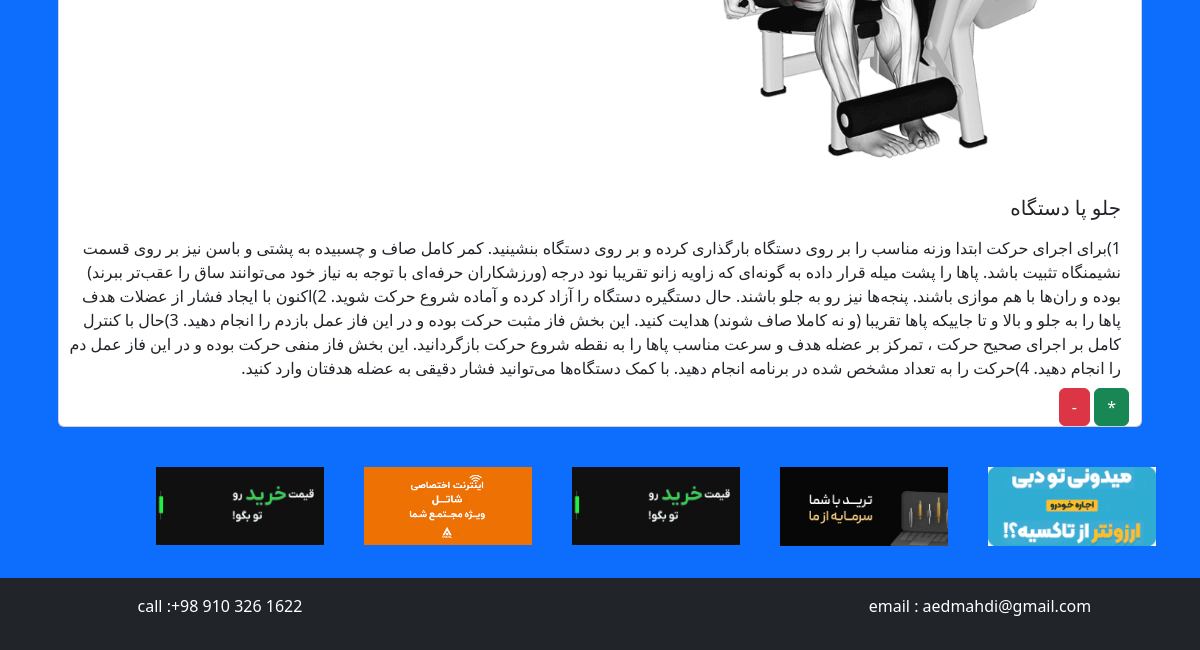
The app's page /admin.php (lower part), older data.
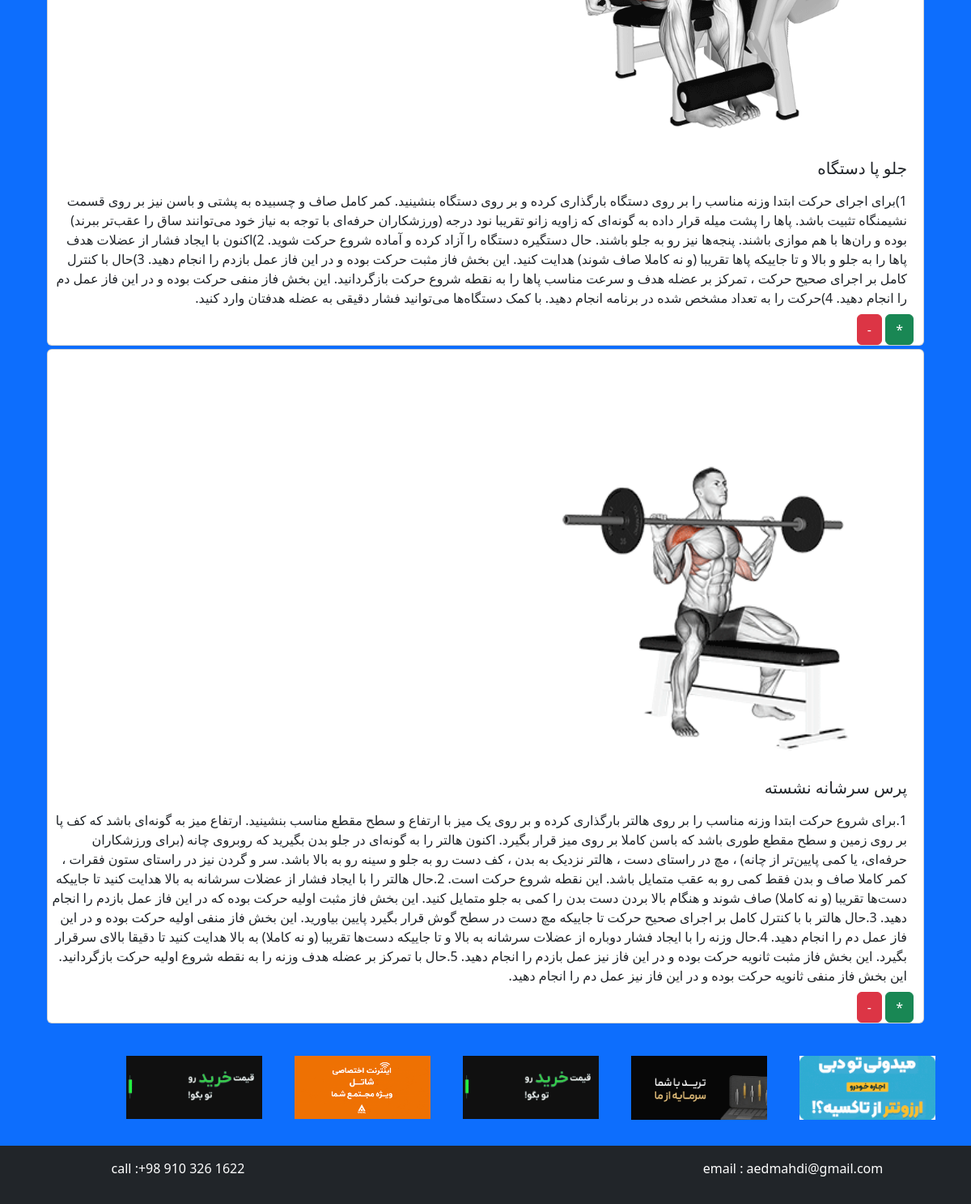
The same page, newer data.
### tables this page shows
CREATE TABLE `new` (
  `id` int(11) NOT NULL,
  `title` varchar(40) NOT NULL,
  `text` text NOT NULL,
  `imageurl` text NOT NULL,
  `created at` timestamp NOT NULL DEFAULT current_timestamp() ON UPDATE current_timestamp()
);

### admin.php (the view, shortened to what this page needs)
<?php
include("header.php");
?>
<?php
$link=mysqli_connect("localhost","root","","gym");
$result=mysqli_query($link,"SELECT * FROM `new`");
$row=mysqli_fetch_array($result);
while($row){
?>
<div class="row card m-1">
    <img class="col-12 col-md-6 card-image mt-1" src="<?php echo($row["imageurl"]); ?>" >
    <span class="col-12 m-2 h5"><?php echo($row["title"]);?></span>
    <span class="col-12 m-2"><?php echo($row["text"]); ?></span>
    <div class="col">
        <a class="btn btn-success" href="new_edit.php?id=<?php echo($row["id"]); ?>">*</a>
        <a class="btn btn-danger" href="new_delete.php?id=<?php echo($row["id"]); ?>">-</a>
    </div>
</div>
<?php
$row=mysqli_fetch_array($result);
}
?>

### header.php (shortened to what this page needs)
<!DOCTYPE html>
<html lang="fa" dir="rtl">
<head>
    <link href="https://cdn.jsdelivr.net/npm/bootstrap@5.3.3/dist/css/bootstrap.min.css" rel="stylesheet">
</head>
<body class="bg-primary">
    <div id="asl">
 <main id="div2" class="container  justify-content-evenly col-12 ">
    <div class="container">

Row changes from the older to the newer data that the page shows:
added new: imageurl (picture), title "پرس سرشانه نشسته", text "1.برای شروع حرکت ابتدا وزنه مناسب را بر روی هالتر بارگذاری کرده و بر روی یک میز با ارتفاع و سطح مقطع مناسب بنشینید. ارتفاع میز به گونه‌ای باشد که کف پا بر روی زمین و سطح مقطع طوری باشد که باسن کاملا بر روی میز قرار بگیرد. اکنون هالتر را به گونه‌ای در جلو بدن بگیرید که روبروی چانه (برای ورزشکاران حرفه‌ای، یا کمی پایین‌تر از چانه) ، مچ در راستای دست ، هالتر نزدیک به بدن ، کف دست رو به جلو و سینه رو به بالا باشد. سر و گردن نیز در راستای ستون فقرات ، کمر کاملا صاف و بدن فقط کمی رو به عقب متمایل باشد. این نقطه شروع حرکت است. 2.حال هالتر را با ایجاد فشار از عضلات سرشانه به بالا هدایت کنید تا جاییکه دست‌ها تقریبا (و نه کاملا) صاف شوند و هنگام بالا بردن دست بدن را کمی به جلو متمایل کنید. این بخش…"
